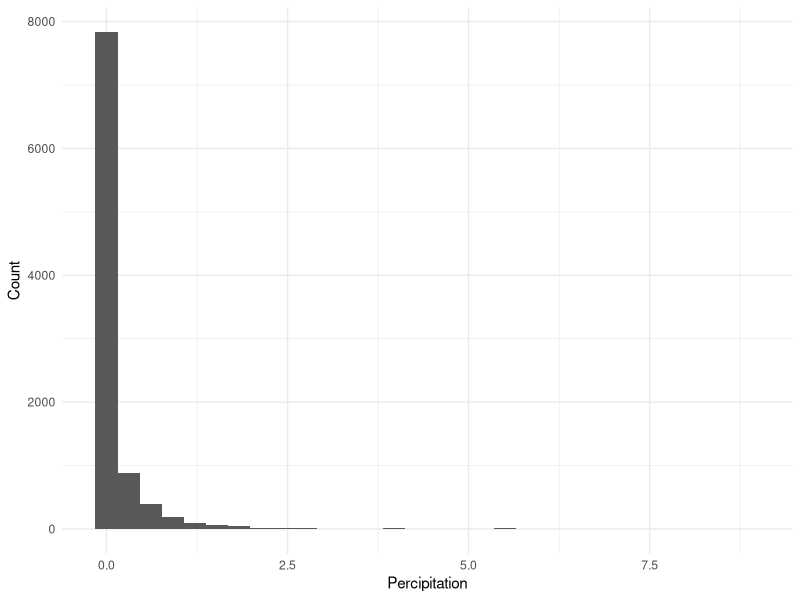
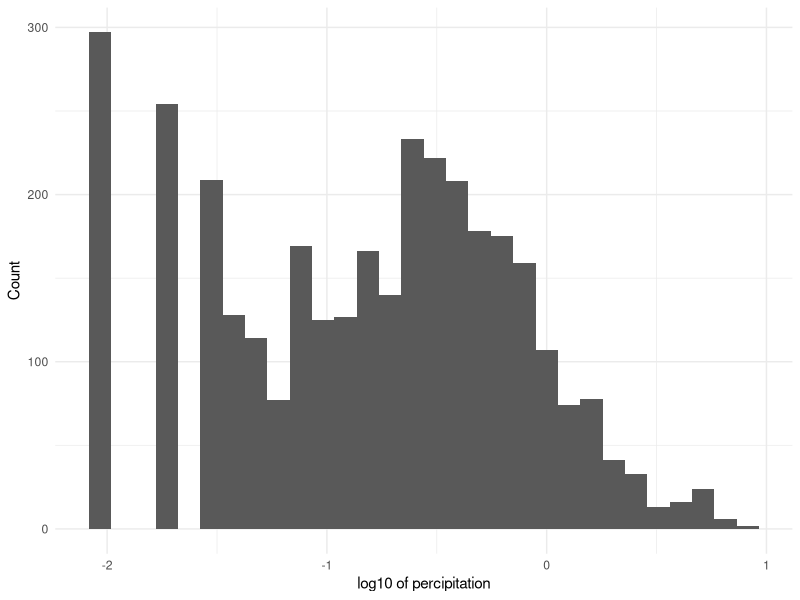
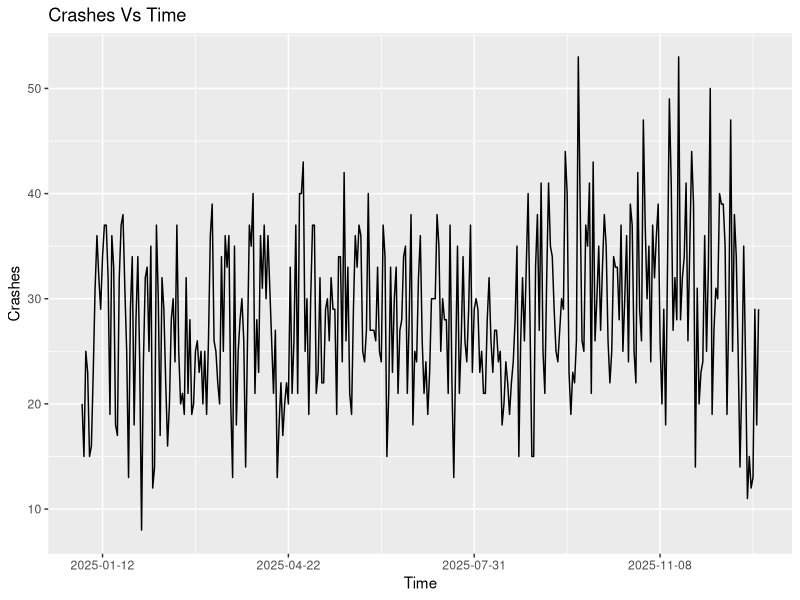
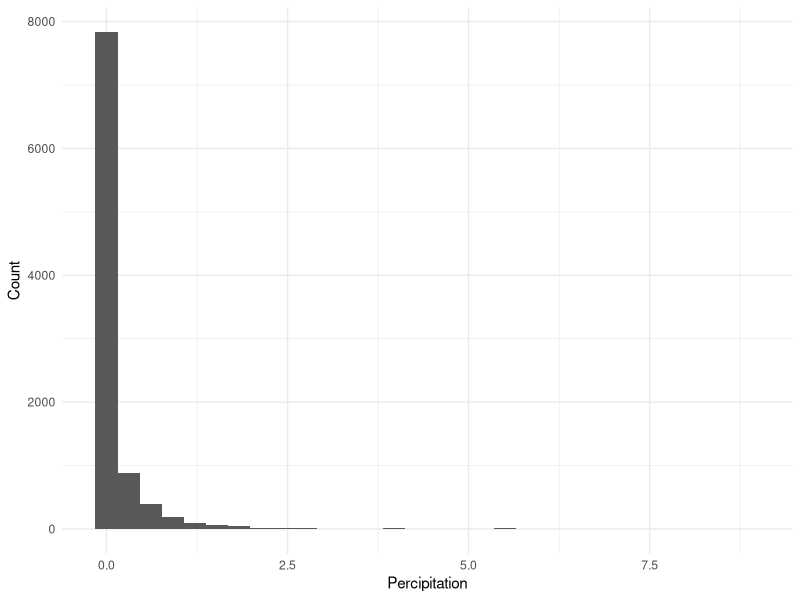
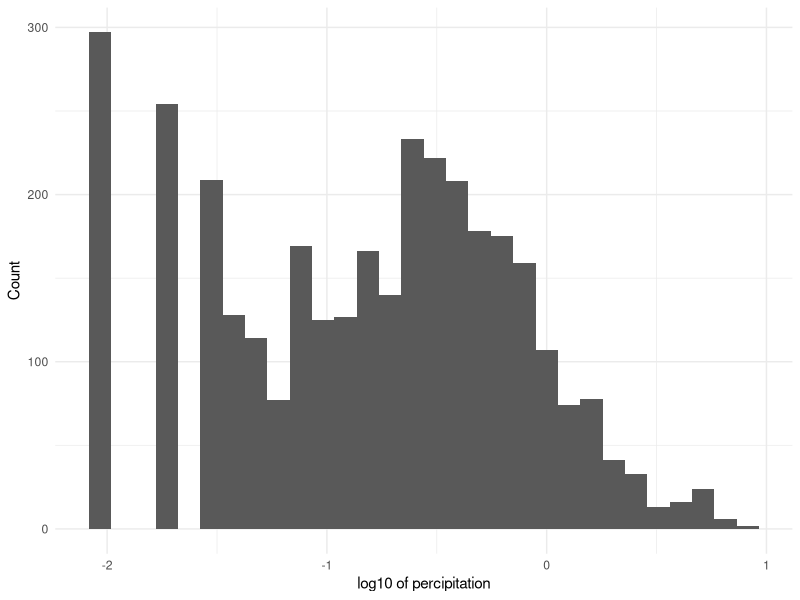
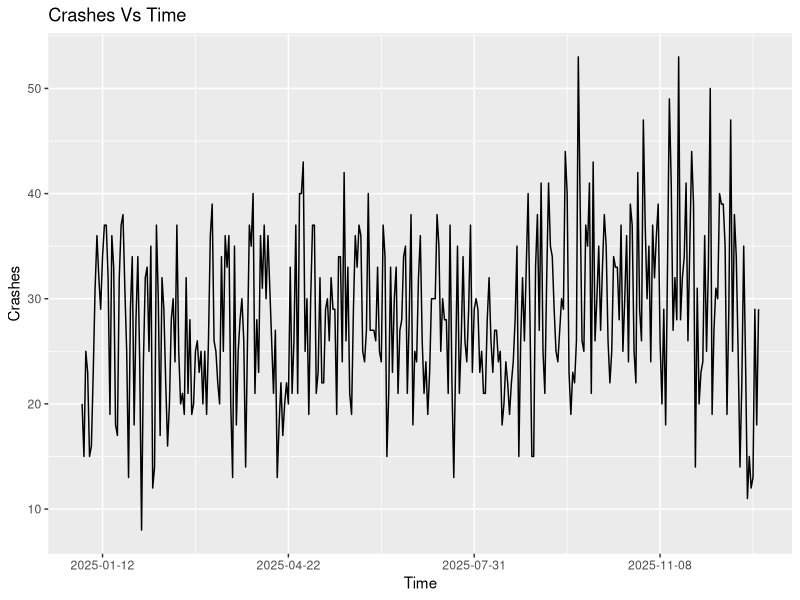

Recreate these plots in R, in order.
## ---- chunk 1
#load libraries
library(tidyverse)
library(lubridate)
## ---- chunk 2
#load crash data 
setwd("~/Data205/Data-205-Capstone-Paul-Hanscom/data/external")
Crash <- read.csv("CleanedCrashData.csv")
#load cleaned weather dataset
setwd("~/Data205/Data-205-Capstone-Paul-Hanscom/data/processed")
Weather <- read.csv("CleanedWeatherData.csv")
## ---- chunk 3
#Show head structure and summary of prcp variable for the weather dataset
head(Weather)
str(Weather)
summary(Weather$totalprcp)
## ---- chunk 4
#graph totalprcp variable and save to eda/images in github
p1 <- ggplot(Weather,aes(totalprcp))+
  geom_histogram()+
  labs(
    x = "Percipitation",
    y = "Count"
  ) +
  theme_minimal()
p1
setwd("~/Data205/Data-205-Capstone-Paul-Hanscom/eda/images")
ggsave("totalprcp_histogram.png", plot = p1, width = 8, height = 6)

#now do the same but log scale total prcp to reduce the effect of outliers on graph
p2 <- ggplot(Weather,aes(log10(totalprcp)))+
  geom_histogram()+
  labs(
    x = "log10 of percipitation",
    y = "Count"
  ) +
  theme_minimal()
p2
setwd("~/Data205/Data-205-Capstone-Paul-Hanscom/eda/images")
ggsave("totalprcp_histogram_logscaled.png", plot = p2, width = 8, height = 6)
## ---- chunk 5
#Show head structure of Crash Data
head(Crash)
str(Crash)
## ---- chunk 6
#make new dataset of number of crashes per day
Crash_Count <- Crash |>
  count(date, name = "numcrash") 

#createline graph to analyse crash data over time
p3 <- ggplot(Crash_Count)+
  geom_line(aes(x = as.numeric(as.Date(date)), y = numcrash))+
  scale_x_continuous(labels = function(x) format(as.Date(x, origin = "1970-01-01"), "%Y-%m-%d")) +
  labs(
    title = "Crashes Vs Time",
    x = "Time",
    y = "Crashes"
  ) 

p3
setwd("~/Data205/Data-205-Capstone-Paul-Hanscom/eda/images")
ggsave("crash_vs_time_line.png", plot = p3, width = 40, height = 6)
